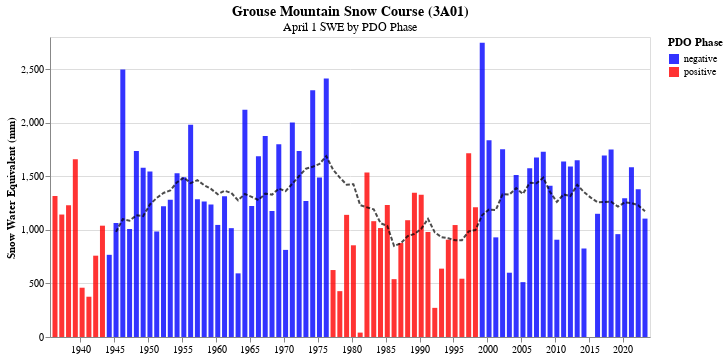

Notebook cell for this chart:
### Code cell
domain = ['negative', 'positive']
range_ = ['blue', 'red']

title4 = alt.TitleParams(
   text='Grouse Mountain Snow Course (3A01)',
   subtitle="April 1 SWE by PDO Phase",
   anchor='middle',
   fontSize=14,
   fontWeight='bold')

line_grouse_apr = alt.Chart(grouse_apr_swe).mark_line(strokeDash=[4, 2], color='black', opacity=0.7).encode(
    alt.X('date:T'),
    alt.Y('grouse_moving_avg:Q')
)

bar_chart2 = alt.Chart(grouse_apr_swe, title=title4).mark_bar(opacity=0.8).encode(
    alt.X('date:T', title='', axis=alt.Axis(grid=False)),
    alt.Y('grouse_swe:Q', title='Snow Water Equivalent (mm)'),
    alt.Color('pdo_phase_main', title='PDO Phase', scale=alt.Scale(domain=domain, range=range_)),
    tooltip=[alt.Tooltip('date:T', title="Date"), alt.Tooltip('grouse_swe:Q', title="Snow Depth")]
).properties(width=600)

chart2 = bar_chart2 + line_grouse_apr
chart2

### Figure 1 — Vega-Lite specification as saved in the notebook (floating-point values rounded to 4 significant figures)
{"config": {"view": {"continuousWidth": 300, "continuousHeight": 300}}, "layer": [{"mark": {"type": "bar", "opacity": 0.8}, "encoding": {"color": {"field": "pdo_phase_main", "scale": {"domain": ["negative", "positive"], "range": ["blue", "red"]}, "title": "PDO Phase", "type": "nominal"}, "tooltip": [{"field": "date", "title": "Date", "type": "temporal"}, {"field": "grouse_swe", "title": "Snow Depth", "type": "quantitative"}], "x": {"axis": {"grid": false}, "field": "date", "title": "", "type": "temporal"}, "y": {"field": "grouse_swe", "title": "Snow Water Equivalent (mm)", "type": "quantitative"}}, "title": {"text": "Grouse Mountain Snow Course (3A01)", "anchor": "middle", "fontSize": 14, "fontWeight": "bold", "subtitle": "April 1 SWE by PDO Phase"}}, {"mark": {"type": "line", "color": "black", "opacity": 0.7, "strokeDash": [4, 2]}, "encoding": {"x": {"field": "date", "type": "temporal"}, "y": {"field": "grouse_moving_avg", "type": "quantitative"}}}], "data": {"name": "data-1fd0fd5515984790b62c975a3d0b2ed9"}, "width": 600, "$schema": "https://vega.github.io/schema/vega-lite/v5.8.0.json", "datasets": {"data-1fd0fd5515984790b62c975a3d0b2ed9": [{"grouse_depth": 320.0, "grouse_swe": 1316.0, "grouse_density": 41.13, "date": "1936-04-01T00:00:00", "pdo_phase_main": "positive", "enso_oni_main": "neutral", "grouse_moving_avg": null}, {"grouse_depth": 239.0, "grouse_swe": 1143.0, "grouse_density": 47.82, "date": "1937-04-01T00:00:00", "pdo_phase_main": "positive", "enso_oni_main": "neutral", "grouse_moving_avg": null}, {"grouse_depth": 292.0, "grouse_swe": 1229.0, "grouse_density": 42.09, "date": "1938-04-01T00:00:00", "pdo_phase_main": "positive", "enso_oni_main": "negative", "grouse_moving_avg": null}, {"grouse_depth": 328.0, "grouse_swe": 1659.0, "grouse_density": 50.58, "date": "1939-04-01T00:00:00", "pdo_phase_main": "positive", "enso_oni_main": "negative", "grouse_moving_avg": null}, {"grouse_depth": 89.0, "grouse_swe": 460.0, "grouse_density": 51.69, "date": "1940-04-01T00:00:00", "pdo_phase_main": "positive", "enso_oni_main": "neutral", "grouse_moving_avg": null}, {"grouse_depth": 76.0, "grouse_swe": 376.0, "grouse_density": 49.47, "date": "1941-04-01T00:00:00", "pdo_phase_main": "positive", "enso_oni_main": "positive", "grouse_moving_avg": null}, {"grouse_depth": 168.0, "grouse_swe": 759.0, "grouse_density": 45.18, "date": "1942-04-01T00:00:00", "pdo_phase_main": "positive", "enso_oni_main": "neutral", "grouse_moving_avg": null}, {"grouse_depth": 257.0, "grouse_swe": 1039.0, "grouse_density": 40.43, "date": "1943-04-01T00:00:00", "pdo_phase_main": "positive", "enso_oni_main": "negative", "grouse_moving_avg": null}, {"grouse_depth": 180.0, "grouse_swe": 767.0, "grouse_density": 42.61, "date": "1944-04-01T00:00:00", "pdo_phase_main": "negative", "enso_oni_main": "neutral", "grouse_moving_avg": null}, {"grouse_depth": 262.0, "grouse_swe": 1064.0, "grouse_density": 40.61, "date": "1945-04-01T00:00:00", "pdo_phase_main": "negative", "enso_oni_main": "negative", "grouse_moving_avg": 981.2}, {"grouse_depth": 721.0, "grouse_swe": 2497.0, "grouse_density": 34.63, "date": "1946-04-01T00:00:00", "pdo_phase_main": "negative", "enso_oni_main": "negative", "grouse_moving_avg": 1099.0}, {"grouse_depth": 216.0, "grouse_swe": 1008.0, "grouse_density": 46.67, "date": "1947-04-01T00:00:00", "pdo_phase_main": "negative", "enso_oni_main": "neutral", "grouse_moving_avg": 1086.0}, {"grouse_depth": 424.0, "grouse_swe": 1735.0, "grouse_density": 40.92, "date": "1948-04-01T00:00:00", "pdo_phase_main": "negative", "enso_oni_main": "neutral", "grouse_moving_avg": 1136.0}, {"grouse_depth": 406.0, "grouse_swe": 1580.0, "grouse_density": 38.92, "date": "1949-04-01T00:00:00", "pdo_phase_main": "negative", "enso_oni_main": "neutral", "grouse_moving_avg": 1128.0}, {"grouse_depth": 406.0, "grouse_swe": 1545.0, "grouse_density": 38.05, "date": "1950-04-01T00:00:00", "pdo_phase_main": "negative", "enso_oni_main": "negative", "grouse_moving_avg": 1237.0}, {"grouse_depth": 241.0, "grouse_swe": 985.0, "grouse_density": 40.87, "date": "1951-04-01T00:00:00", "pdo_phase_main": "negative", "enso_oni_main": "negative", "grouse_moving_avg": 1298.0}, {"grouse_depth": 317.0, "grouse_swe": 1221.0, "grouse_density": 38.52, "date": "1952-04-01T00:00:00", "pdo_phase_main": "negative", "enso_oni_main": "positive", "grouse_moving_avg": 1344.0}, {"grouse_depth": 330.0, "grouse_swe": 1282.0, "grouse_density": 38.85, "date": "1953-04-01T00:00:00", "pdo_phase_main": "negative", "enso_oni_main": "positive", "grouse_moving_avg": 1368.0}, {"grouse_depth": 386.0, "grouse_swe": 1529.0, "grouse_density": 39.61, "date": "1954-04-01T00:00:00", "pdo_phase_main": "negative", "enso_oni_main": "neutral", "grouse_moving_avg": 1445.0}, {"grouse_depth": 376.0, "grouse_swe": 1492.0, "grouse_density": 39.68, "date": "1955-04-01T00:00:00", "pdo_phase_main": "negative", "enso_oni_main": "negative", "grouse_moving_avg": 1487.0}, {"grouse_depth": 472.0, "grouse_swe": 1980.0, "grouse_density": 41.95, "date": "1956-04-01T00:00:00", "pdo_phase_main": "negative", "enso_oni_main": "negative", "grouse_moving_avg": 1436.0}, {"grouse_depth": 272.0, "grouse_swe": 1286.0, "grouse_density": 47.28, "date": "1957-04-01T00:00:00", "pdo_phase_main": "negative", "enso_oni_main": "neutral", "grouse_moving_avg": 1464.0}, {"grouse_depth": 284.0, "grouse_swe": 1265.0, "grouse_density": 44.54, "date": "1958-04-01T00:00:00", "pdo_phase_main": "negative", "enso_oni_main": "positive", "grouse_moving_avg": 1416.0}, {"grouse_depth": 300.0, "grouse_swe": 1237.0, "grouse_density": 41.23, "date": "1959-04-01T00:00:00", "pdo_phase_main": "negative", "enso_oni_main": "positive", "grouse_moving_avg": 1382.0}, {"grouse_depth": 257.0, "grouse_swe": 1046.0, "grouse_density": 40.7, "date": "1960-04-01T00:00:00", "pdo_phase_main": "negative", "enso_oni_main": "neutral", "grouse_moving_avg": 1332.0}, {"grouse_depth": 279.0, "grouse_swe": 1313.0, "grouse_density": 47.06, "date": "1961-04-01T00:00:00", "pdo_phase_main": "negative", "enso_oni_main": "neutral", "grouse_moving_avg": 1365.0}, {"grouse_depth": 234.0, "grouse_swe": 1016.0, "grouse_density": 43.42, "date": "1962-04-01T00:00:00", "pdo_phase_main": "negative", "enso_oni_main": "neutral", "grouse_moving_avg": 1345.0}, {"grouse_depth": 152.0, "grouse_swe": 594.0, "grouse_density": 39.08, "date": "1963-04-01T00:00:00", "pdo_phase_main": "negative", "enso_oni_main": "neutral", "grouse_moving_avg": 1276.0}, {"grouse_depth": 488.0, "grouse_swe": 2121.0, "grouse_density": 43.46, "date": "1964-04-01T00:00:00", "pdo_phase_main": "negative", "enso_oni_main": "positive", "grouse_moving_avg": 1335.0}, {"grouse_depth": 274.0, "grouse_swe": 1222.0, "grouse_density": 44.6, "date": "1965-04-01T00:00:00", "pdo_phase_main": "negative", "enso_oni_main": "neutral", "grouse_moving_avg": 1308.0}, {"grouse_depth": 378.0, "grouse_swe": 1687.0, "grouse_density": 44.63, "date": "1966-04-01T00:00:00", "pdo_phase_main": "negative", "enso_oni_main": "positive", "grouse_moving_avg": 1279.0}, {"grouse_depth": 447.0, "grouse_swe": 1877.0, "grouse_density": 41.99, "date": "1967-04-01T00:00:00", "pdo_phase_main": "negative", "enso_oni_main": "neutral", "grouse_moving_avg": 1338.0}, {"grouse_depth": 307.0, "grouse_swe": 1176.0, "grouse_density": 38.31, "date": "1968-04-01T00:00:00", "pdo_phase_main": "negative", "enso_oni_main": "negative", "grouse_moving_avg": 1329.0}, {"grouse_depth": 391.0, "grouse_swe": 1798.0, "grouse_density": 45.98, "date": "1969-04-01T00:00:00", "pdo_phase_main": "negative", "enso_oni_main": "positive", "grouse_moving_avg": 1385.0}, {"grouse_depth": 165.0, "grouse_swe": 813.0, "grouse_density": 49.27, "date": "1970-04-01T00:00:00", "pdo_phase_main": "negative", "enso_oni_main": "neutral", "grouse_moving_avg": 1362.0}, {"grouse_depth": 444.0, "grouse_swe": 2002.0, "grouse_density": 45.09, "date": "1971-04-01T00:00:00", "pdo_phase_main": "negative", "enso_oni_main": "negative", "grouse_moving_avg": 1431.0}, {"grouse_depth": 343.0, "grouse_swe": 1737.0, "grouse_density": 50.64, "date": "1972-04-01T00:00:00", "pdo_phase_main": "negative", "enso_oni_main": "negative", "grouse_moving_avg": 1503.0}, {"grouse_depth": 267.0, "grouse_swe": 1270.0, "grouse_density": 47.57, "date": "1973-04-01T00:00:00", "pdo_phase_main": "negative", "enso_oni_main": "positive", "grouse_moving_avg": 1570.0}, {"grouse_depth": 455.0, "grouse_swe": 2304.0, "grouse_density": 50.64, "date": "1974-04-01T00:00:00", "pdo_phase_main": "negative", "enso_oni_main": "negative", "grouse_moving_avg": 1589.0}, {"grouse_depth": 353.0, "grouse_swe": 1488.0, "grouse_density": 42.15, "date": "1975-04-01T00:00:00", "pdo_phase_main": "negative", "enso_oni_main": "negative", "grouse_moving_avg": 1615.0}, {"grouse_depth": 494.0, "grouse_swe": 2413.0, "grouse_density": 48.85, "date": "1976-04-01T00:00:00", "pdo_phase_main": "negative", "enso_oni_main": "negative", "grouse_moving_avg": 1688.0}, {"grouse_depth": 165.0, "grouse_swe": 625.0, "grouse_density": 37.88, "date": "1977-04-01T00:00:00", "pdo_phase_main": "positive", "enso_oni_main": "positive", "grouse_moving_avg": 1563.0}, {"grouse_depth": 99.0, "grouse_swe": 428.0, "grouse_density": 43.23, "date": "1978-04-01T00:00:00", "pdo_phase_main": "positive", "enso_oni_main": "positive", "grouse_moving_avg": 1488.0}, {"grouse_depth": 248.0, "grouse_swe": 1140.0, "grouse_density": 45.97, "date": "1979-04-01T00:00:00", "pdo_phase_main": "positive", "enso_oni_main": "neutral", "grouse_moving_avg": 1422.0}, {"grouse_depth": 218.0, "grouse_swe": 856.0, "grouse_density": 39.27, "date": "1980-04-01T00:00:00", "pdo_phase_main": "positive", "enso_oni_main": "neutral", "grouse_moving_avg": 1426.0}, {"grouse_depth": 10.0, "grouse_swe": 41.0, "grouse_density": 41.0, "date": "1981-04-01T00:00:00", "pdo_phase_main": "positive", "enso_oni_main": "neutral", "grouse_moving_avg": 1230.0}, {"grouse_depth": 337.0, "grouse_swe": 1536.0, "grouse_density": 45.58, "date": "1982-04-01T00:00:00", "pdo_phase_main": "positive", "enso_oni_main": "neutral", "grouse_moving_avg": 1210.0}, {"grouse_depth": 223.0, "grouse_swe": 1081.0, "grouse_density": 48.48, "date": "1983-04-01T00:00:00", "pdo_phase_main": "positive", "enso_oni_main": "positive", "grouse_moving_avg": 1191.0}, {"grouse_depth": 230.0, "grouse_swe": 1017.0, "grouse_density": 44.22, "date": "1984-04-01T00:00:00", "pdo_phase_main": "positive", "enso_oni_main": "neutral", "grouse_moving_avg": 1062.0}, {"grouse_depth": 302.0, "grouse_swe": 1233.0, "grouse_density": 40.83, "date": "1985-04-01T00:00:00", "pdo_phase_main": "positive", "enso_oni_main": "negative", "grouse_moving_avg": 1037.0}, {"grouse_depth": 115.0, "grouse_swe": 540.0, "grouse_density": 46.96, "date": "1986-04-01T00:00:00", "pdo_phase_main": "positive", "enso_oni_main": "neutral", "grouse_moving_avg": 849.7}, {"grouse_depth": 179.0, "grouse_swe": 877.0, "grouse_density": 48.99, "date": "1987-04-01T00:00:00", "pdo_phase_main": "positive", "enso_oni_main": "positive", "grouse_moving_avg": 874.9}, {"grouse_depth": 298.0, "grouse_swe": 1090.0, "grouse_density": 36.58, "date": "1988-04-01T00:00:00", "pdo_phase_main": "positive", "enso_oni_main": "positive", "grouse_moving_avg": 941.1}, {"grouse_depth": 334.0, "grouse_swe": 1346.0, "grouse_density": 40.3, "date": "1989-04-01T00:00:00", "pdo_phase_main": "positive", "enso_oni_main": "negative", "grouse_moving_avg": 961.7}, {"grouse_depth": 292.0, "grouse_swe": 1327.0, "grouse_density": 45.45, "date": "1990-04-01T00:00:00", "pdo_phase_main": "positive", "enso_oni_main": "neutral", "grouse_moving_avg": 1009.0}, {"grouse_depth": 216.0, "grouse_swe": 980.0, "grouse_density": 45.37, "date": "1991-04-01T00:00:00", "pdo_phase_main": "positive", "enso_oni_main": "neutral", "grouse_moving_avg": 1103.0}, {"grouse_depth": 56.0, "grouse_swe": 272.0, "grouse_density": 48.57, "date": "1992-04-01T00:00:00", "pdo_phase_main": "positive", "enso_oni_main": "positive", "grouse_moving_avg": 976.3}, {"grouse_depth": 145.0, "grouse_swe": 638.0, "grouse_density": 44.0, "date": "1993-04-01T00:00:00", "pdo_phase_main": "positive", "enso_oni_main": "positive", "grouse_moving_avg": 932.0}, {"grouse_depth": 195.0, "grouse_swe": 908.0, "grouse_density": 46.56, "date": "1994-04-01T00:00:00", "pdo_phase_main": "positive", "enso_oni_main": "neutral", "grouse_moving_avg": 921.1}, {"grouse_depth": 210.0, "grouse_swe": 1045.0, "grouse_density": 49.76, "date": "1995-04-01T00:00:00", "pdo_phase_main": "positive", "enso_oni_main": "positive", "grouse_moving_avg": 902.3}, {"grouse_depth": 138.0, "grouse_swe": 544.0, "grouse_density": 39.42, "date": "1996-04-01T00:00:00", "pdo_phase_main": "positive", "enso_oni_main": "negative", "grouse_moving_avg": 902.7}, {"grouse_depth": 391.0, "grouse_swe": 1714.0, "grouse_density": 43.84, "date": "1997-04-01T00:00:00", "pdo_phase_main": "positive", "enso_oni_main": "neutral", "grouse_moving_avg": 986.4}, {"grouse_depth": 266.0, "grouse_swe": 1212.0, "grouse_density": 45.56, "date": "1998-04-01T00:00:00", "pdo_phase_main": "positive", "enso_oni_main": "positive", "grouse_moving_avg": 998.6}, {"grouse_depth": 593.0, "grouse_swe": 2746.0, "grouse_density": 46.31, "date": "1999-04-01T00:00:00", "pdo_phase_main": "negative", "enso_oni_main": "negative", "grouse_moving_avg": 1139.0}, {"grouse_depth": 417.0, "grouse_swe": 1836.0, "grouse_density": 44.03, "date": "2000-04-01T00:00:00", "pdo_phase_main": "negative", "enso_oni_main": "negative", "grouse_moving_avg": 1190.0}, {"grouse_depth": 231.0, "grouse_swe": 930.0, "grouse_density": 40.26, "date": "2001-04-01T00:00:00", "pdo_phase_main": "negative", "enso_oni_main": "negative", "grouse_moving_avg": 1184.0}, {"grouse_depth": 409.0, "grouse_swe": 1752.0, "grouse_density": 42.84, "date": "2002-04-01T00:00:00", "pdo_phase_main": "negative", "enso_oni_main": "neutral", "grouse_moving_avg": 1332.0}, {"grouse_depth": 140.0, "grouse_swe": 600.0, "grouse_density": 42.86, "date": "2003-04-01T00:00:00", "pdo_phase_main": "negative", "enso_oni_main": "positive", "grouse_moving_avg": 1329.0}, {"grouse_depth": 322.0, "grouse_swe": 1512.0, "grouse_density": 46.96, "date": "2004-04-01T00:00:00", "pdo_phase_main": "negative", "enso_oni_main": "neutral", "grouse_moving_avg": 1389.0}, {"grouse_depth": 141.0, "grouse_swe": 512.0, "grouse_density": 36.31, "date": "2005-04-01T00:00:00", "pdo_phase_main": "negative", "enso_oni_main": "positive", "grouse_moving_avg": 1336.0}, {"grouse_depth": 357.0, "grouse_swe": 1576.0, "grouse_density": 44.15, "date": "2006-04-01T00:00:00", "pdo_phase_main": "negative", "enso_oni_main": "positive", "grouse_moving_avg": 1439.0}, {"grouse_depth": 389.0, "grouse_swe": 1676.0, "grouse_density": 43.08, "date": "2007-04-01T00:00:00", "pdo_phase_main": "negative", "enso_oni_main": "neutral", "grouse_moving_avg": 1435.0}, {"grouse_depth": 417.0, "grouse_swe": 1730.0, "grouse_density": 41.49, "date": "2008-04-01T00:00:00", "pdo_phase_main": "negative", "enso_oni_main": "negative", "grouse_moving_avg": 1487.0}, {"grouse_depth": 374.0, "grouse_swe": 1412.0, "grouse_density": 37.75, "date": "2009-04-01T00:00:00", "pdo_phase_main": "negative", "enso_oni_main": "negative", "grouse_moving_avg": 1354.0}, {"grouse_depth": 213.0, "grouse_swe": 908.0, "grouse_density": 42.63, "date": "2010-04-01T00:00:00", "pdo_phase_main": "negative", "enso_oni_main": "positive", "grouse_moving_avg": 1261.0}, {"grouse_depth": 394.0, "grouse_swe": 1638.0, "grouse_density": 41.57, "date": "2011-04-01T00:00:00", "pdo_phase_main": "negative", "enso_oni_main": "negative", "grouse_moving_avg": 1332.0}, {"grouse_depth": 388.0, "grouse_swe": 1592.0, "grouse_density": 41.03, "date": "2012-04-01T00:00:00", "pdo_phase_main": "negative", "enso_oni_main": "negative", "grouse_moving_avg": 1316.0}, {"grouse_depth": 337.0, "grouse_swe": 1650.0, "grouse_density": 48.96, "date": "2013-04-01T00:00:00", "pdo_phase_main": "negative", "enso_oni_main": "neutral", "grouse_moving_avg": 1421.0}, {"grouse_depth": 199.0, "grouse_swe": 826.0, "grouse_density": 41.51, "date": "2014-04-01T00:00:00", "pdo_phase_main": "negative", "enso_oni_main": "neutral", "grouse_moving_avg": 1352.0}, {"grouse_depth": 0.0, "grouse_swe": 0.0, "grouse_density": null, "date": "2015-04-01T00:00:00", "pdo_phase_main": "negative", "enso_oni_main": "positive", "grouse_moving_avg": 1301.0}, {"grouse_depth": 238.0, "grouse_swe": 1150.0, "grouse_density": 48.32, "date": "2016-04-01T00:00:00", "pdo_phase_main": "negative", "enso_oni_main": "positive", "grouse_moving_avg": 1258.0}, {"grouse_depth": 401.0, "grouse_swe": 1694.0, "grouse_density": 42.24, "date": "2017-04-01T00:00:00", "pdo_phase_main": "negative", "enso_oni_main": "neutral", "grouse_moving_avg": 1260.0}, {"grouse_depth": 400.0, "grouse_swe": 1750.0, "grouse_density": 43.75, "date": "2018-04-01T00:00:00", "pdo_phase_main": "negative", "enso_oni_main": "negative", "grouse_moving_avg": 1262.0}, {"grouse_depth": 217.0, "grouse_swe": 960.0, "grouse_density": 44.24, "date": "2019-04-01T00:00:00", "pdo_phase_main": "negative", "enso_oni_main": "positive", "grouse_moving_avg": 1217.0}, {"grouse_depth": 318.0, "grouse_swe": 1295.0, "grouse_density": 40.72, "date": "2020-04-01T00:00:00", "pdo_phase_main": "negative", "enso_oni_main": "neutral", "grouse_moving_avg": 1256.0}, {"grouse_depth": 373.0, "grouse_swe": 1585.0, "grouse_density": 42.49, "date": "2021-04-01T00:00:00", "pdo_phase_main": "negative", "enso_oni_main": "negative", "grouse_moving_avg": 1250.0}, {"grouse_depth": 293.0, "grouse_swe": 1380.0, "grouse_density": 47.1, "date": "2022-04-01T00:00:00", "pdo_phase_main": "negative", "enso_oni_main": "negative", "grouse_moving_avg": 1229.0}, {"grouse_depth": 275.0, "grouse_swe": 1105.0, "grouse_density": 40.2, "date": "2023-04-01T00:00:00", "pdo_phase_main": "negative", "enso_oni_main": "neutral", "grouse_moving_avg": 1174.0}]}}
